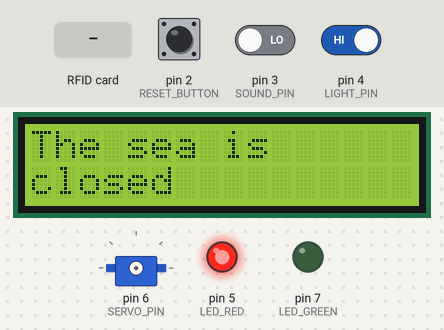
A sketch run on a simulated Arduino Uno, built with avr-gcc and run on an emulated ATmega328P. Shown: 16×2 character LCD, servo, output pins drawn as LEDs (lit = HIGH). Dashed ring = blinking. The test bench sets the inputs (shaded band); at power-on: pin 3 (SOUND_PIN) LOW, pin 4 (LIGHT_PIN) HIGH, pin 2 (RESET_BUTTON) HIGH. Pins used as bus, display or sensor lines are not drawn.

Above: at 1.3 s.
1.4 s: RFID card 5E 7A 19 C4 held to the reader
At 2.17 s:
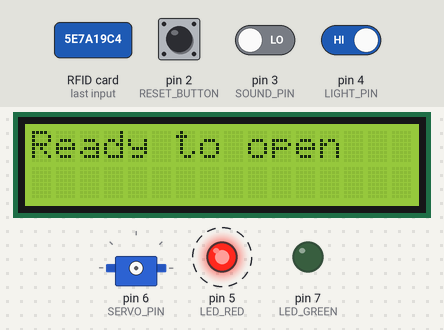
3.8 s: pin 3 (SOUND_PIN) driven HIGH
At 4.4 s:
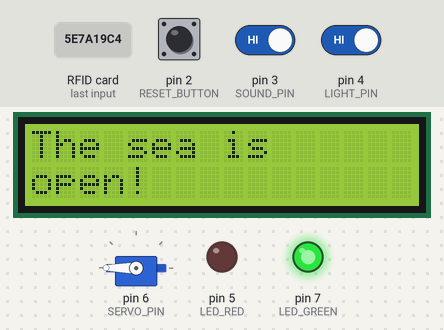
5.3 s: pin 4 (LIGHT_PIN) driven LOW
At 5.7 s:
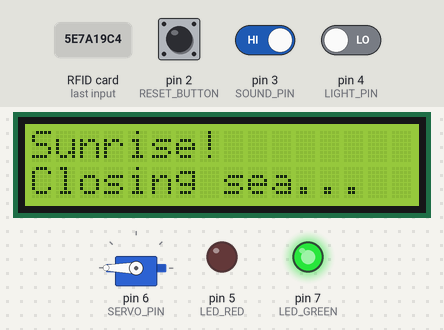
Timing chart, 0 to 10.8 s (numbered marks = the images above; inputs shaded):
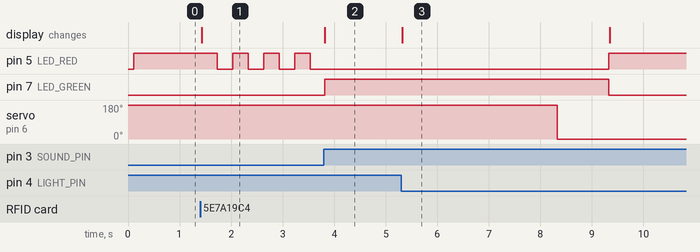

Measured:
- after the input at 1.4 s, pin 5 (LED_RED): alternates HIGH for 0.30 s and LOW for 0.30 s, starting after 0.33 s; the display: changes at once (image 1)
- after the input at 3.8 s, pin 5 (LED_RED): stops changing and stays LOW; pin 7 (LED_GREEN): LOW → HIGH at once; the display: changes at once (image 2)
- after the input at 5.3 s, pin 5 (LED_RED): LOW → HIGH after 4.0 s; pin 7 (LED_GREEN): HIGH → LOW after 4.0 s; servo on pin 6 (SERVO_PIN): 180° → 0° after 3.0 s; the display: changes at once (image 3)

The sketch:

group32.ino
```cpp
#include <Wire.h>
#include <LiquidCrystal_I2C.h>
#include <SPI.h>
#include <MFRC522.h>
#include <Servo.h>

// הגדרת פינים
#define LED_RED 5
#define LED_GREEN 7
#define SOUND_PIN 3
#define SERVO_PIN 6
#define RESET_BUTTON 2
#define LIGHT_PIN 4

// הגדרת פינים ל-RFID
#define SS_PIN 10
#define RST_PIN 9

// אתחול הרכיבים
LiquidCrystal_I2C lcd(0x27, 16, 2);
MFRC522 mfrc522(SS_PIN, RST_PIN);
Servo seaServo;

// משתנים
bool isReadyToOpen = false;
bool isSeaOpen = false;

void setup() {
  Serial.begin(9600);
  SPI.begin();
  mfrc522.PCD_Init();

  pinMode(LED_RED, OUTPUT);
  pinMode(LED_GREEN, OUTPUT);
  pinMode(SOUND_PIN, INPUT);
  pinMode(RESET_BUTTON, INPUT_PULLUP);
  pinMode(LIGHT_PIN, INPUT);

  lcd.init();
  lcd.backlight();

  digitalWrite(LED_RED, HIGH);
  digitalWrite(LED_GREEN, LOW);

  lcd.setCursor(0, 0);
  lcd.print("The sea is");
  lcd.setCursor(0, 1);
  lcd.print("closed");
}

void loop() {

  // --- בדיקת תנאי סגירת הים ---

  bool isButtonPressed = (digitalRead(RESET_BUTTON) == LOW);

  // החזרנו ל-LOW! החיישן מזהה אור ושולח LOW לארדואינו.
  bool isMorning = (digitalRead(LIGHT_PIN) == LOW);

  // 1. סגירה בגלל זריחה (חיישן אור)
  if (isSeaOpen == true && isMorning == true) {

    lcd.clear();
    lcd.setCursor(0, 0);
    lcd.print("Sunrise!");
    lcd.setCursor(0, 1);
    lcd.print("Closing sea...");
    delay(3000);

    seaServo.attach(SERVO_PIN);
    seaServo.write(0);
    delay(1000);
    seaServo.detach();

    isReadyToOpen = false;
    isSeaOpen = false;

    digitalWrite(LED_RED, HIGH);
    digitalWrite(LED_GREEN, LOW);

    lcd.clear();
    lcd.setCursor(0, 0);
    lcd.print("The sea is");
    lcd.setCursor(0, 1);
    lcd.print("closed");

    delay(500);
    return;
  }

  // 2. סגירה בגלל לחיצה על כפתור
  if (isButtonPressed) {
    if (isSeaOpen == true) {
      seaServo.attach(SERVO_PIN);
      seaServo.write(0);
      delay(1000);
      seaServo.detach();
    }

    isReadyToOpen = false;
    isSeaOpen = false;

    digitalWrite(LED_RED, HIGH);
    digitalWrite(LED_GREEN, LOW);

    lcd.clear();
    lcd.setCursor(0, 0);
    lcd.print("The sea is");
    lcd.setCursor(0, 1);
    lcd.print("closed");

    delay(500);
    return;
  }


  // --- שלב ראשון: RFID ---
  if (!isReadyToOpen && !isSeaOpen) {
    if ( ! mfrc522.PICC_IsNewCardPresent()) {
      return;
    }
    if ( ! mfrc522.PICC_ReadCardSerial()) {
      return;
    }

    isReadyToOpen = true;

    lcd.clear();
    lcd.setCursor(0, 0);
    lcd.print("Ready to open");
  }

  // --- שלב שני: המתנה לצעקה ---
  if (isReadyToOpen && !isSeaOpen) {

    if (digitalRead(SOUND_PIN) == HIGH) {
      isSeaOpen = true;

      lcd.clear();
      lcd.setCursor(0, 0);
      lcd.print("The sea is");
      lcd.setCursor(0, 1);
      lcd.print("open!");

      digitalWrite(LED_RED, LOW);
      digitalWrite(LED_GREEN, HIGH);

      seaServo.attach(SERVO_PIN);
      seaServo.write(180);

      return;
    }

    digitalWrite(LED_RED, HIGH);
    for(int i=0; i<30; i++) {
      delay(10);
      if(digitalRead(SOUND_PIN) == HIGH) break;
      if(digitalRead(RESET_BUTTON) == LOW) return;
    }

    digitalWrite(LED_RED, LOW);
    for(int i=0; i<30; i++) {
      delay(10);
      if(digitalRead(SOUND_PIN) == HIGH) break;
      if(digitalRead(RESET_BUTTON) == LOW) return;
    }
  }
}
```
